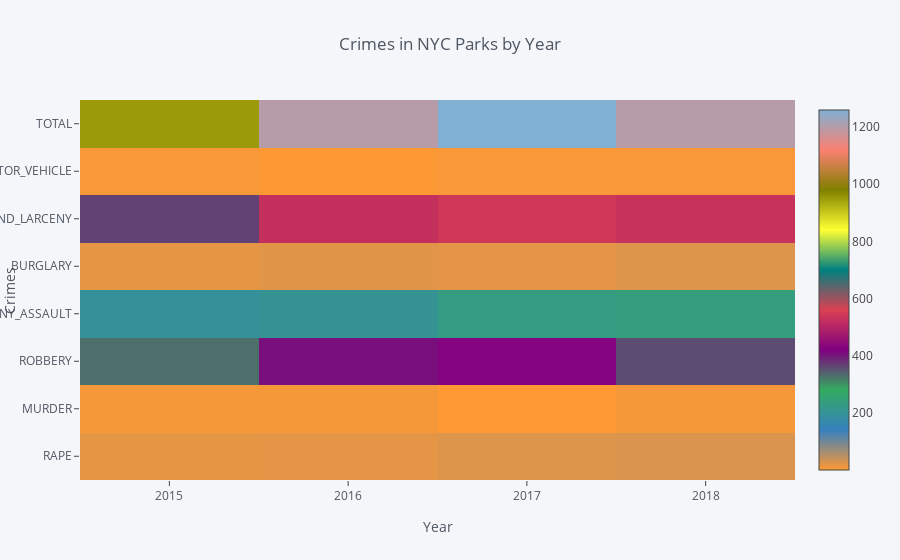

The code cell stored with this chart in its notebook:
### Code cell
#Heatmap to plot data in by_year dataframe
by_year.iplot(kind='heatmap', xTitle='Year',yTitle='Crimes',title='Crimes in NYC Parks by Year', nticks=8)

### Figure 1 — Plotly figure (JSON) as saved in the notebook; plotly's stock layout.template omitted (floating-point values rounded to 4 significant figures)
{"data": [{"colorscale": [[0, "rgb(255, 153, 51)"], [0.1111, "rgb(55, 128, 191)"], [0.2222, "rgb(50, 171, 96)"], [0.3333, "rgb(128, 0, 128)"], [0.4444, "rgb(219, 64, 82)"], [0.5556, "rgb(0, 128, 128)"], [0.6667, "rgb(255, 255, 51)"], [0.7778, "rgb(128, 128, 0)"], [0.8889, "rgb(251, 128, 114)"], [1, "rgb(128, 177, 211)"]], "type": "heatmap", "uid": "97cf701a-a206-4574-87ea-84906a5a6923", "x": [2015, 2016, 2017, 2018], "y": ["RAPE", "MURDER", "ROBBERY", "FELONY_ASSAULT", "BURGLARY", "GRAND_LARCENY", "GRAND_LARCENY_OF_MOTOR_VEHICLE", "TOTAL"], "z": [[20, 21, 26, 28], [9, 9, 2, 9], [330, 409, 427, 359], [198, 206, 234, 239], [20, 23, 21, 26], [367, 526, 542, 530], [7, 4, 7, 7], [951, 1198, 1259, 1198]], "zmax": 1259, "zmin": 2}], "layout": {"legend": {"bgcolor": "#F5F6F9", "font": {"color": "#4D5663"}}, "paper_bgcolor": "#F5F6F9", "plot_bgcolor": "#F5F6F9", "title": {"font": {"color": "#4D5663"}, "text": "Crimes in NYC Parks by Year"}, "xaxis": {"gridcolor": "#E1E5ED", "nticks": 8, "showgrid": true, "tickfont": {"color": "#4D5663"}, "title": {"font": {"color": "#4D5663"}, "text": "Year"}, "zerolinecolor": "#E1E5ED"}, "yaxis": {"gridcolor": "#E1E5ED", "nticks": 8, "showgrid": true, "tickfont": {"color": "#4D5663"}, "title": {"font": {"color": "#4D5663"}, "text": "Crimes"}, "zerolinecolor": "#E1E5ED"}}}
